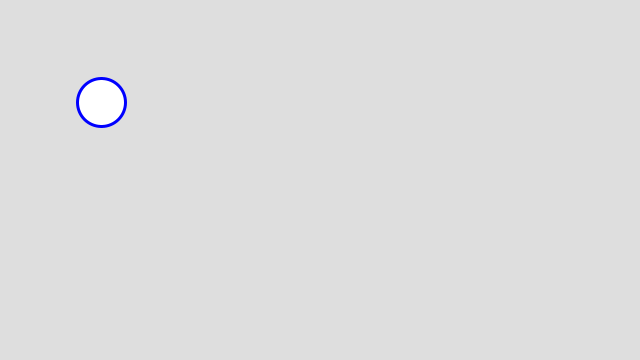
Frame 1 (no input)
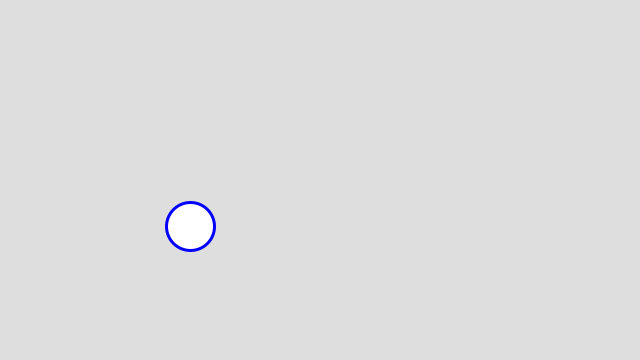
Frame 60 (the mouse pressed at the canvas centre just before this capture)
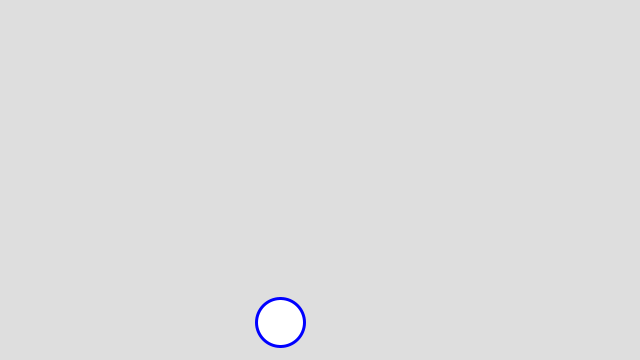
Frame 120 (the mouse held since frame 60 and released just before this capture)

The Processing sketch that drew these frames (run headless with seeded random() and noise(); from frame 60 on, the mouse is pressed at the canvas centre):

// Processing sketch: Lab4_1
// ── Lab4_1.pde
PVector location;  // Location of shape
PVector velocity;  // Velocity of shape
int diameter = 48;
int radius;

void setup() {
  size(640,360);
  location = new PVector(100,100);
  velocity = new PVector(1.5,2.1);
  
  radius = diameter / 2;

}

void draw() {
  background(222);
  
  // Add velocity to the location.
  location.add(velocity);
  // Add gravity to velocity
  
  
  // Bounce off edges
  if ((location.x > width - radius) || (location.x < 0 + radius)) {
    velocity.x = velocity.x * -1;
  }
  if ((location.y > height - radius) || (location.y < 0 + radius)) {
    // We're reducing velocity ever so slightly 
    // when it hits the bottom of the window
    velocity.y = velocity.y * -1; 
    //location.y = height;
  }

  // Display circle at location vector
  stroke(0,0,255);
  strokeWeight(3);
  fill(255);
  ellipse(location.x,location.y,diameter,diameter);
}
